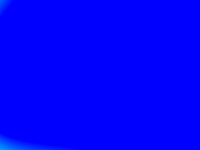
Frame 1 (no input)
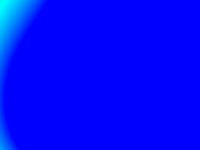
Frame 60 (no input)
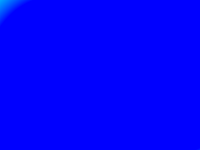
Frame 120 (the mouse pressed at the canvas centre since frame 60)

The p5.js sketch that drew these frames (run headless with seeded random() and noise() and a simulated clock; from frame 60 on, the mouse is pressed at the canvas centre):

// p5.js sketch
// ── sketch.js
balls = [];
let low, high, size

function setup() {
  colorMode(HSL);
  createCanvas(200, 150);
  pixelDensity(1);
  low = createSlider(0,360,100)
  high = createSlider(0,360,240)
  size = createSlider(10,200, 100)
  
  for (let i = 0; i < 10; i++) {
    let x = random(0, width);
    let y = random(0, height);
    balls.push(new Ball(x, y));
  }
}

function draw() {
  for (let ball of balls) {
    ball.update();
  }

  loadPixels();
  for (let i = 0; i < width; i++) {
    for (let j = 0; j < height; j++) {
      let total = 0;
      for (let ball of balls) {
        const d = dist(ball.pos.x, ball.pos.y, i, j);
        const col = (size.value() * ball.r) / d;
        total += col;
      }

      let v = constrain(total, low.value(), high.value())
     
      let c = color(v, 100, 50);
      set(i, j, c);
    }
  }
  updatePixels();
}

class Ball {
  constructor(x, y) {
    this.pos = createVector(x, y);
    this.vel = p5.Vector.random2D().mult(random(8,12));
    this.r = random(15,35);
  }

  update() {
    this.pos.add(this.vel);
    if (this.pos.x > width || this.pos.x < 0) {
      this.vel.mult(-1, 0);
    } else if (this.pos.y > height || this.pos.y < 0) {
      this.vel.mult(0, -1);
    }
  }

  show() {
    circle(this.pos.x, this.pos.y, this.r * 2);
  }
}
